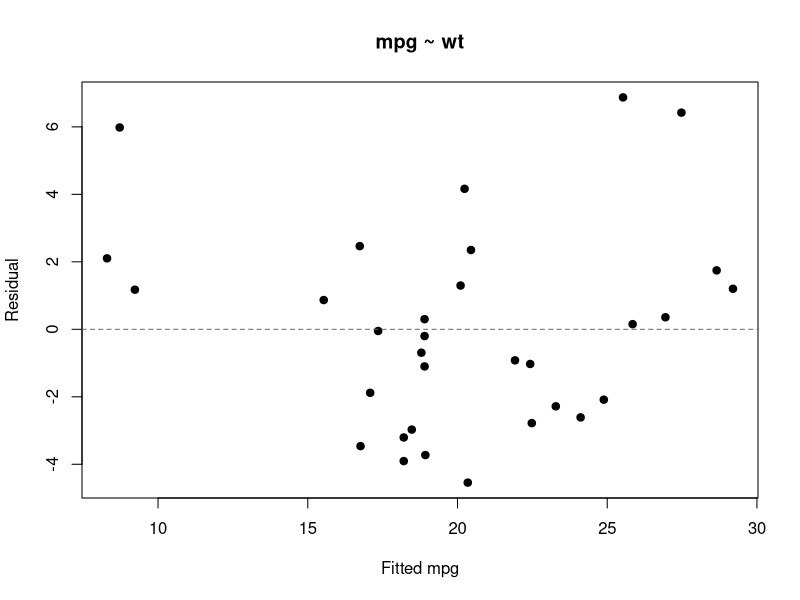

Write the R code that produced this figure.
# Lab 06 — 단순·다중 선형회귀 출력 읽기 (약 25분)
# 이 파일만 위에서 아래로 실행하면 된다. mtcars의 연비를 설명하는 예제이다.

# 1. 목표 --------------------------------------------------------
# - summary(lm())에서 계수의 방향과 p-value를 찾아 해석한다.
# - 단순회귀와 다중회귀, R-squared와 adjusted R-squared를 구분한다.
# - 잔차를 관측값과 예측값의 차이로 읽고 간단한 진단 그림을 확인한다.

# 2. 핵심 개념과 작은 예제 ----------------------------------------
# 종속변수는 설명하려는 값, 독립변수는 그 값을 설명하는 데 사용하는 변수이다.
# 여기서는 종속변수 mpg(연비), 독립변수 wt(무게, 1,000 pounds)를 사용한다.
# 독립변수 하나이면 단순회귀, 둘 이상이면 다중회귀이다.
# lm(mpg ~ wt)는 연비를 '절편 + 무게의 계수 × 무게'로 설명하는 선형모형이다.
model_simple <- lm(mpg ~ wt, data = mtcars)
cat("단순회귀의 절편과 무게 계수:\n")
print(coef(model_simple))
# (Intercept) 약 37.29, wt 약 -5.34이므로 예측 연비는 37.29 - 5.34 × wt이다.
# 계수는 변수의 변화량과 연결된다. 단위가 없는 상관계수와 구분한다.
# wt = 0일 때의 절편은 식의 기준점이다. 관측 범위 밖인 무게 0의 자동차에
# 실제 연비가 37.29라고 해석하지 않는다.

# 3. 먼저 예상하기 -----------------------------------------------
# 예상 1: 위 모형에서 wt가 1 증가하면 예측 연비는 약 얼마만큼 변하는가?
# 예상 2: 관측 연비가 21, 예측 연비가 23이면 잔차(관측 - 예측)의 부호와 값은?
# 예상 3: hp(마력)를 추가하면 무게 계수가 반드시 -5.34로 유지될까?
#         독립변수를 추가할 때 R-squared와 adjusted R-squared는 모두
#         반드시 증가하는가? 4절의 비교표에서 확인한다.

# 4. 직접 실행 ----------------------------------------------------
# 실험 A: summary()에서 계수 표와 모형 전체의 적합도를 구분한다.
simple_summary <- summary(model_simple)
cat("단순회귀의 요약:\n")
print(simple_summary)

# Coefficients 표의 wt 행에서 다음 두 열을 찾는다.
# - Estimate 약 -5.34: 무게가 1(1,000 pounds) 증가할 때 예측 연비가 약 5.34 낮다.
# - Pr(>|t|): H0 'wt의 모집단 회귀계수 = 0'에 대한 양측검정의 p-value이다.
#   alpha = 0.05보다 작으므로, 모형의 가정 아래 H0를 기각한다.
# 별표 개수보다 p-value와 정한 유의수준을 직접 비교한다.
# 계수가 유의하다는 결과만으로 무게의 인과적 효과가 입증되지는 않는다.

# 아래쪽의 Multiple R-squared 약 0.753을 찾는다.
# 이 표본에서 연비 변동의 약 75.3%를 모형이 설명한다는 뜻이다.
# 예측이 75.3% 정확하다거나 자동차의 75.3%를 맞혔다는 뜻이 아니다.
# 출력 이름에 Multiple이 있어도 이 모형의 독립변수는 wt 하나이다.
# Adjusted R-squared 약 0.745는 변수 수와 표본 수를 고려해 조정한 값이다.

# 실험 B: 잔차를 원자료와 나란히 보며 부호를 해석한다.
# residuals()는 각 관측의 잔차, fitted()는 모형이 예측한 연비를 반환한다.
simple_residuals <- residuals(model_simple)
simple_fitted <- fitted(model_simple)
cat("처음 네 자동차의 관측, 예측, 잔차:\n")
print(data.frame(observed_mpg = mtcars$mpg[1:4],
                 fitted_mpg = simple_fitted[1:4],
                 residual = simple_residuals[1:4]))
# 첫 행: 관측 21 - 예측 약 23.28 = 잔차 약 -2.28이다.
# 잔차가 음수이면 모형이 실제보다 높게 예측했고, 양수이면 낮게 예측했다.
# 잔차가 0에 가까울수록 해당 관측의 예측값과 실제값이 가깝다.

# 진단 그림 하나로 예측값에 따라 잔차가 어떻게 퍼져 있는지 본다.
plot(simple_fitted, simple_residuals, main = "mpg ~ wt",
     xlab = "Fitted mpg", ylab = "Residual", pch = 19)
abline(h = 0, lty = 2, col = "gray40")
# 가로축은 예측 연비, 세로축은 잔차이다. 점선 위/아래가 양수/음수 잔차이다.
# 곡선 모양이나 예측값에 따라 퍼짐이 달라지는 패턴이 보이는지 살펴본다.
# 패턴은 모형 가정을 점검할 단서이다. 이 그림 하나로 모든 가정을 확정하지 않는다.

# 실험 C: 마력 hp를 추가하고 동일한 관측의 다중회귀와 비교한다.
# 이번 식은 '절편 + 무게 계수 × wt + 마력 계수 × hp'이다.
model_multiple <- lm(mpg ~ wt + hp, data = mtcars)
multiple_summary <- summary(model_multiple)
cat("다중회귀의 요약:\n")
print(multiple_summary)
# wt의 Estimate 약 -3.88: hp가 같을 때, 무게 1 증가에 대응하는 연비 감소량이다.
# hp의 Estimate 약 -0.032: wt가 같을 때, 마력 1 증가에 대응하는 연비 감소량이다.
# '다른 독립변수가 같을 때'라는 조건이 단순회귀와 다른 해석의 핵심이다.
# wt와 hp 행의 Pr(>|t|)를 각각 읽는다. 둘 다 0.05보다 작다.
# 각 검정의 H0는 다른 변수를 포함한 이 모형에서 해당 모집단 계수가 0이라는 것이다.

cat("같은 연비 자료에 대한 두 모형의 적합도 비교:\n")
print(data.frame(model = c("mpg ~ wt", "mpg ~ wt + hp"),
                 R_squared = c(simple_summary$r.squared,
                               multiple_summary$r.squared),
                 adjusted_R_squared = c(simple_summary$adj.r.squared,
                                        multiple_summary$adj.r.squared)))
# R-squared는 약 0.753 → 0.827, adjusted R-squared는 약 0.745 → 0.815이다.
# 같은 관측·종속변수의 절편 포함 최소제곱 회귀에서는 변수를 추가해도
# R-squared가 낮아지지 않는다. 이것만으로 추가 변수가 유용하다고 단정하지 않는다.
# Adjusted R-squared는 변수 추가를 고려하므로 낮아질 수도 있다.
# 이 예제에서는 조정한 값도 높아졌다. 이 표본의 적합도 개선으로 해석한다.

# 5. 결과 해석 ----------------------------------------------------
# 계수 표: 변수 행 → Estimate의 부호와 단위 → Pr(>|t|)와 alpha의 비교.
# 적합도: Multiple R-squared → 설명된 변동의 비율 → Adjusted R-squared와 비교.
# 잔차: 관측 - 예측 → 부호가 뜻하는 과대/과소 예측 → 그림의 패턴.
# 유의한 계수, 높은 적합도, 작은 개별 잔차는 서로 다른 정보를 준다.

# 6. 하나 바꿔보기 ------------------------------------------------
# 다중회귀에서 hp를 150으로 고정하고 wt만 2에서 3으로 바꾼다.
# 예상: 두 번째 자동차의 예측 연비는 첫 번째보다 약 얼마만큼 낮을까?
# predict()에는 예측하려는 독립변수 값을 작은 표로 전달한다.
new_cars <- data.frame(wt = c(2, 3), hp = c(150, 150))
cat("같은 마력에서 무게만 바꾼 예측:\n")
print(data.frame(new_cars, predicted_mpg = predict(model_multiple, newdata = new_cars)))
# 약 24.71 → 20.83으로 3.88 낮아진다. 다중회귀의 wt 계수와 대응한다.
# 두 값은 가상 조건에 대한 모형의 예측이다. 실제 관측이나 인과적 효과가 아니다.

# 7. 시험 체크 ----------------------------------------------------
# 1) mpg ~ wt + hp에서 종속변수는 무엇이며, 단순회귀인가 다중회귀인가?
# 2) wt의 Pr(>|t|) = 0.01이면 alpha = 0.05에서 어떤 H0를 기각하는가?
# 3) 다중회귀의 wt 계수가 -3.88이면 어떻게 해석하는가?
# 4) 관측 연비 21, 예측 연비 23일 때 잔차는? 과대/과소 예측 중 어느 것인가?
# 5) 변수 추가로 R-squared가 올랐다면 adjusted R-squared도 반드시 오르는가?

# 정답 및 해설 ----------------------------------------------------
# 1) 종속변수는 mpg이다. 독립변수가 wt, hp 둘이므로 다중회귀이다.
# 2) 모형의 가정 아래, 다른 변수를 포함한 모형에서 wt의 모집단 계수가 0이라는
#    H0를 기각한다. p-value는 H0가 참일 확률이 아니다(Lab 05의 판단 원칙).
# 3) hp가 같을 때 wt가 1(1,000 pounds) 큰 조건에서 예측 연비가 약 3.88 낮다.
# 4) 잔차는 -2이다. 모형이 실제보다 2 높게 예측했으므로 과대 예측이다.
# 5) 아니다. 조정된 값은 변수 수와 표본 수를 고려하므로 낮아질 수도 있다.
